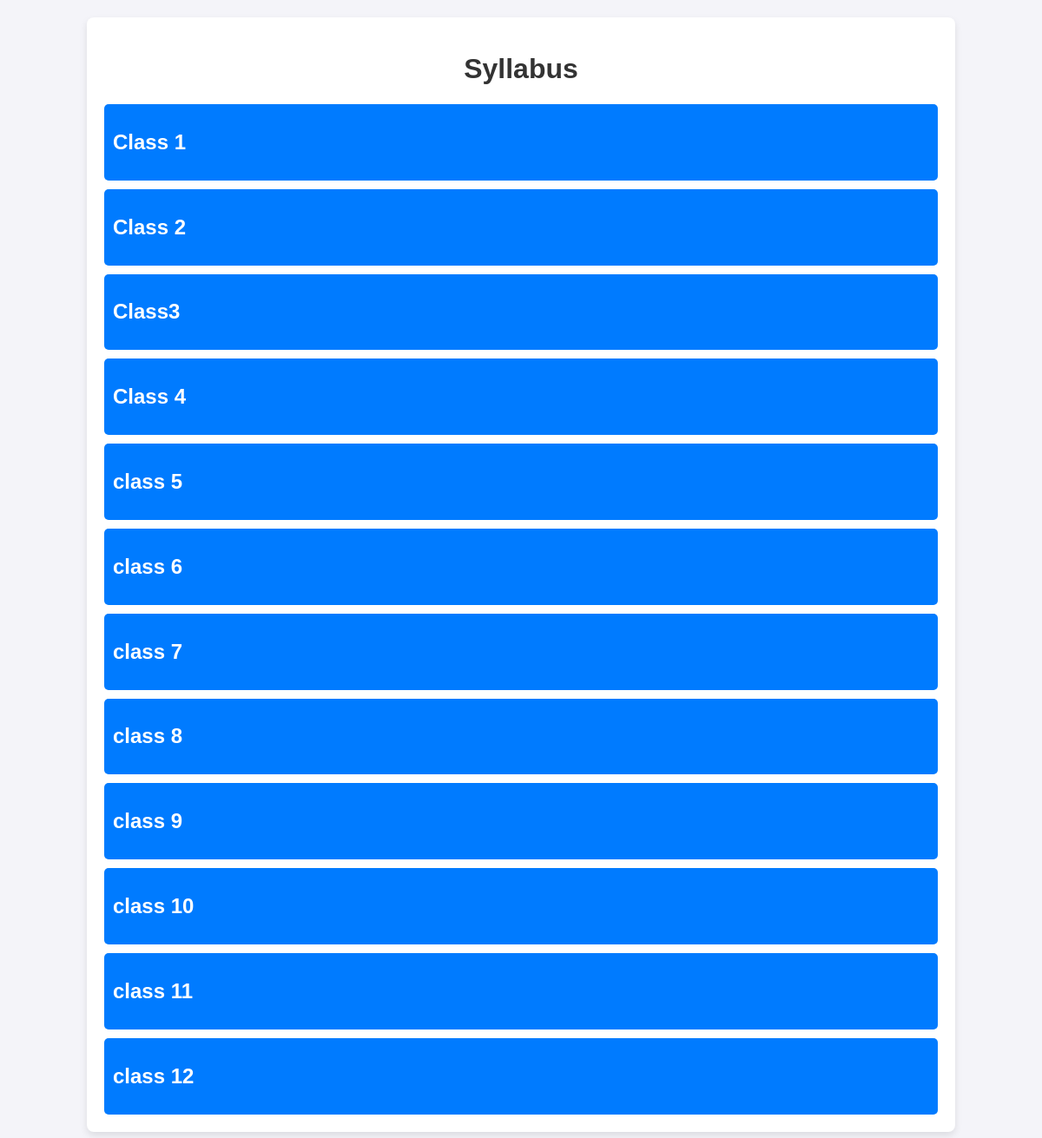
Page /syllabus/ on the committed database.
### webportal/models.py (models this page shows, shortened)
class SchoolClass(models.Model):
    class_name = models.CharField(max_length=255, help_text="The name of the class (e.g., 'Class1,Class2')")
    class_image = models.ImageField(upload_to='class_images/', help_text="Image representing the class")
    age_group = models.CharField(max_length=50, help_text="Age group for the class (e.g., '3-5 Years')")
    time = models.CharField(max_length=50, help_text="Time when the class is held (e.g., '9-10 AM')")
    capacity = models.IntegerField(help_text="Maximum capacity of students in the class")
    created_at = models.DateTimeField(auto_now_add=True)
    updated_at = models.DateTimeField(auto_now=True)

### webportal/views.py (the view)
# urls.py: path('syllabus/', views.syllabus, name='syllabus'),
def syllabus(request):
    schoolclass = SchoolClass.objects.prefetch_related('subjects').all()
    return render(request, 'webportal/syllabus.html', {'schoolclass': schoolclass})

### webportal/templates/webportal/syllabus.html (shortened to what this page needs)
{% load static %}
<!DOCTYPE html>
<html lang="en">
<head>
    <link rel="stylesheet" href="{% static 'webportal/css/syllabus.css' %}">
</head>
<body>
    <div class="container">
        <h1>Syllabus</h1>
        <div class="class-list">
            {% for school_class in schoolclass %}
            <div class="class-item">
                <h2 onclick="toggleSubjects('{{ school_class.id }}')">{{ school_class.class_name }}</h2>
            </div>
            {% endfor %}
        </div>
    </div>
</body>
</html>

### webportal/static/webportal/css/syllabus.css (style rules this page uses)
body { font-family: Arial, sans-serif; margin: 0; padding: 0; background-color: #f4f4f9; }
.container { width: 80%; margin: 20px auto; background: #fff; padding: 20px; border-radius: 8px; box-shadow: 0 4px 8px rgba(0, 0, 0, 0.1); }
h1 { text-align: center; color: #333; }
.class-list { display: flex; flex-direction: column; gap: 10px; }
.class-item { padding: 10px; background-color: #007bff; color: #fff; border-radius: 5px; cursor: pointer; text-align: left; }

### rows in the picture
SchoolClass: class_name "Class 1"
SchoolClass: class_name "Class 2"
SchoolClass: class_name "Class3"
SchoolClass: class_name "Class 4"
SchoolClass: class_name "class 5"
SchoolClass: class_name "class 6"
SchoolClass: class_name "class 7"
SchoolClass: class_name "class 8"
SchoolClass: class_name "class 9"
SchoolClass: class_name "class 10"
SchoolClass: class_name "class 11"
SchoolClass: class_name "class 12"
